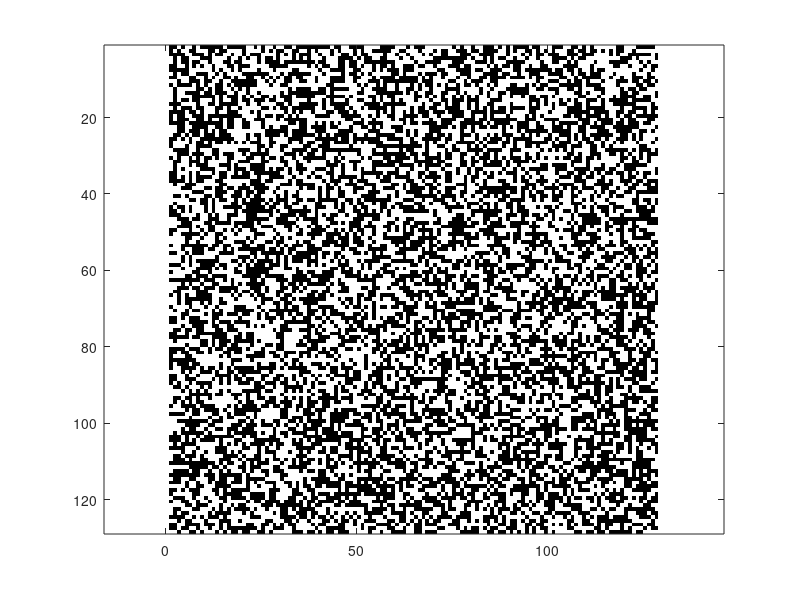

Reproduce this figure in MATLAB. (Note: this script raises an error after producing the figure.)
%%%%%%%%%%%%%%%%%%%%%%%%%%%%%%%%%%%%%%%%%%%%%%%%%%%%%%%%%%%%%%%%%%%%%%%%%%%
%%           Simulation of Ising Model using Kawasaki Dynamics           %%
%%%%%%%%%%%%%%%%%%%%%%%%%%%%%%%%%%%%%%%%%%%%%%%%%%%%%%%%%%%%%%%%%%%%%%%%%%%
clc
clear all
N=128; % Size of the domain
spin=randi([0 1],N*N,1); %Randomly selecting ground state configuration

  r=N;c=N;
Spin=reshape(spin,N,N);
           imagesc((1:c)+0.5, (1:r)+0.5, Spin);
           colormap(gray);                              
           axis equal     
           pause(0.2)

for MCS=1:10000
    for lattice=1:N*N
        k=randi(N*N); %Randomly selecting a site
        
        [Neighbor,n]=neighbor8(spin,k,N); % Calcualting neighborhood based on Periodic BC
        Energy_old=0;
        Energy_new=0;
        Energy_old=energy(spin,k,Neighbor,n); % Calculating energy of the configuration
        
      [spin,ne]=kawasaki(spin,k,N,n); %Spin after kawasaki dynamics
        Energy_new=energy(spin,k,Neighbor,n);
        
        dE=Energy_new-Energy_old;
         if dE>0
             if rand()>exp(-dE/0.0001)
                spin=revkawa(spin,k,N,n,spin(k));%After reverse swapping            
             end
             
         end
      
           
    end
    
  r=N;c=N;
Spin=reshape(spin,N,N);
           imagesc((1:c)+0.5, (1:r)+0.5, Spin);
           colormap(gray);                              
           axis equal     
           pause(0.2)
end

    